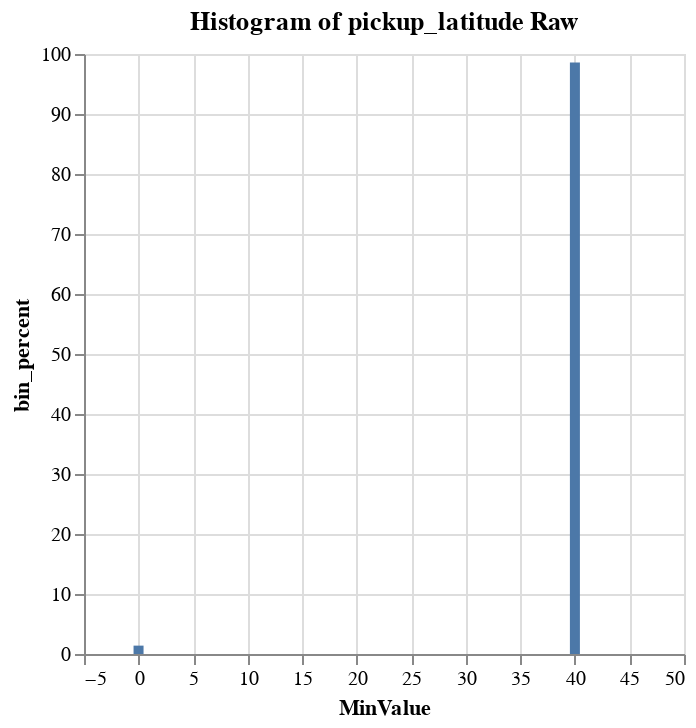

The cell this chart's notebook holds for it:
### Code cell
%chart x=MinValue, y=bin_percent, title="Histogram of pickup_latitude Raw"

### Figure 1 — Vega-Lite specification as saved in the notebook (floating-point values rounded to 4 significant figures)
{"$schema": "https://vega.github.io/schema/vega-lite/v3.json", "data": {"format": {"type": "csv"}, "values": "\"ColumnName\",\"Label\",\"MinValue\",\"MaxValue\",\"CountOfValues\",\"Bin_Percent\"\n\"pickup_latitude\",\"3\",\"15\",\"20\",\"0\",\"0\"\n\"pickup_latitude\",\"8\",\"40\",\"45\",\"473779\",\"98.60268515878484\"\n\"pickup_latitude\",\"5\",\"25\",\"30\",\"0\",\"0\"\n\"pickup_latitude\",\"2\",\"10\",\"15\",\"0\",\"0\"\n\"pickup_latitude\",\"1\",\"5\",\"10\",\"0\",\"0\"\n\"pickup_latitude\",\"9\",\"45\",\"50\",\"1\",\"0.000208119577184267\"\n\"pickup_latitude\",\"7\",\"35\",\"40\",\"1\",\"0.000208119577184267\"\n\"pickup_latitude\",\"4\",\"20\",\"25\",\"1\",\"0.000208119577184267\"\n\"pickup_latitude\",\"6\",\"30\",\"35\",\"5\",\"0.001040597885921335\"\n\"pickup_latitude\",\"0\",\"0\",\"5\",\"6706\",\"1.3956498845976943\"\n"}, "encoding": {"x": {"axis": {"grid": true, "title": "MinValue"}, "field": "MinValue", "type": "quantitative"}, "y": {"axis": {"grid": true, "title": "bin_percent"}, "field": "Bin_Percent", "type": "quantitative"}}, "mark": {"color": "#4C78A8", "type": "bar"}, "title": "Histogram of pickup_latitude Raw"}
